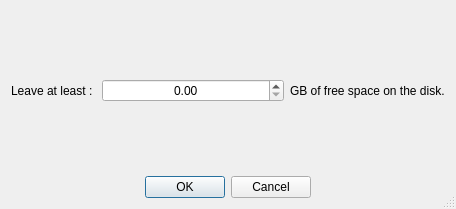
<?xml version="1.0" encoding="UTF-8"?>
<ui version="4.0">
 <class>appSettings</class>
 <widget class="QDialog" name="appSettings">
  <property name="geometry">
   <rect>
    <x>0</x>
    <y>0</y>
    <width>456</width>
    <height>209</height>
   </rect>
  </property>
  <property name="windowTitle">
   <string>DiskSpace</string>
  </property>
  <property name="autoFillBackground">
   <bool>false</bool>
  </property>
  <property name="sizeGripEnabled">
   <bool>true</bool>
  </property>
  <layout class="QVBoxLayout" name="verticalLayout" stretch="0,0">
   <item>
    <layout class="QHBoxLayout" name="horizontalLayout">
     <item>
      <widget class="QLabel" name="FreeSpace">
       <property name="sizePolicy">
        <sizepolicy hsizetype="Maximum" vsizetype="Preferred">
         <horstretch>0</horstretch>
         <verstretch>0</verstretch>
        </sizepolicy>
       </property>
       <property name="text">
        <string>Leave at least : </string>
       </property>
      </widget>
     </item>
     <item>
      <widget class="QDoubleSpinBox" name="DiskSpaceLimitBox">
       <property name="alignment">
        <set>Qt::AlignCenter</set>
       </property>
       <property name="accelerated">
        <bool>false</bool>
       </property>
       <property name="showGroupSeparator" stdset="0">
        <bool>false</bool>
       </property>
      </widget>
     </item>
     <item>
      <widget class="QLabel" name="Unit">
       <property name="sizePolicy">
        <sizepolicy hsizetype="Maximum" vsizetype="Preferred">
         <horstretch>0</horstretch>
         <verstretch>0</verstretch>
        </sizepolicy>
       </property>
       <property name="text">
        <string>GB of free space on the disk.</string>
       </property>
      </widget>
     </item>
    </layout>
   </item>
   <item>
    <widget class="QDialogButtonBox" name="DiskSpaceButton">
     <property name="autoFillBackground">
      <bool>false</bool>
     </property>
     <property name="orientation">
      <enum>Qt::Horizontal</enum>
     </property>
     <property name="standardButtons">
      <set>QDialogButtonBox::Cancel|QDialogButtonBox::Ok</set>
     </property>
     <property name="centerButtons">
      <bool>true</bool>
     </property>
    </widget>
   </item>
  </layout>
 </widget>
 <resources/>
 <connections>
  <connection>
   <sender>DiskSpaceButton</sender>
   <signal>accepted()</signal>
   <receiver>appSettings</receiver>
   <slot>accept()</slot>
   <hints>
    <hint type="sourcelabel">
     <x>248</x>
     <y>254</y>
    </hint>
    <hint type="destinationlabel">
     <x>157</x>
     <y>274</y>
    </hint>
   </hints>
  </connection>
  <connection>
   <sender>DiskSpaceButton</sender>
   <signal>rejected()</signal>
   <receiver>appSettings</receiver>
   <slot>reject()</slot>
   <hints>
    <hint type="sourcelabel">
     <x>316</x>
     <y>260</y>
    </hint>
    <hint type="destinationlabel">
     <x>286</x>
     <y>274</y>
    </hint>
   </hints>
  </connection>
 </connections>
</ui>
